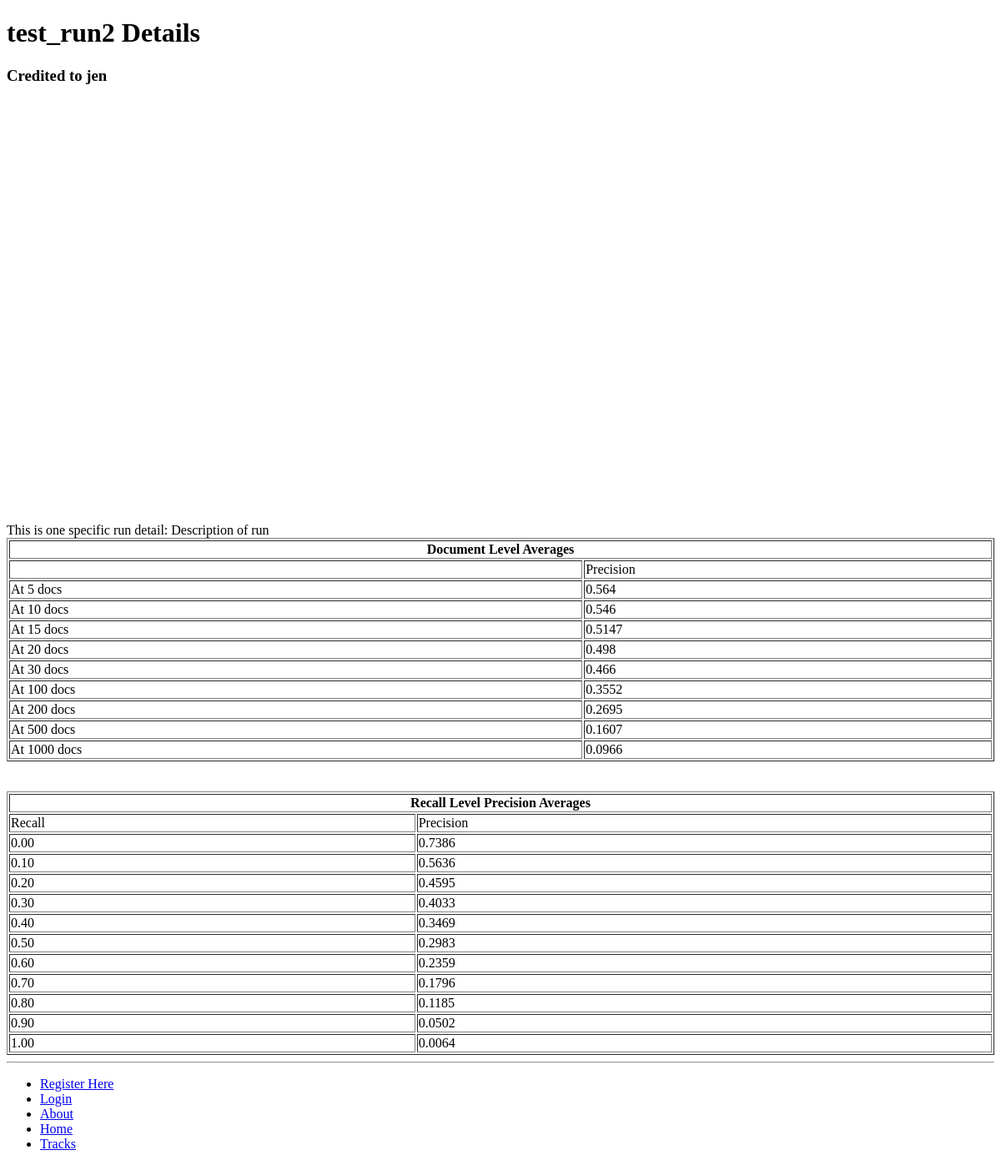
/trec/run_detail/test_run2-2/, run on an earlier commit of the app's database.
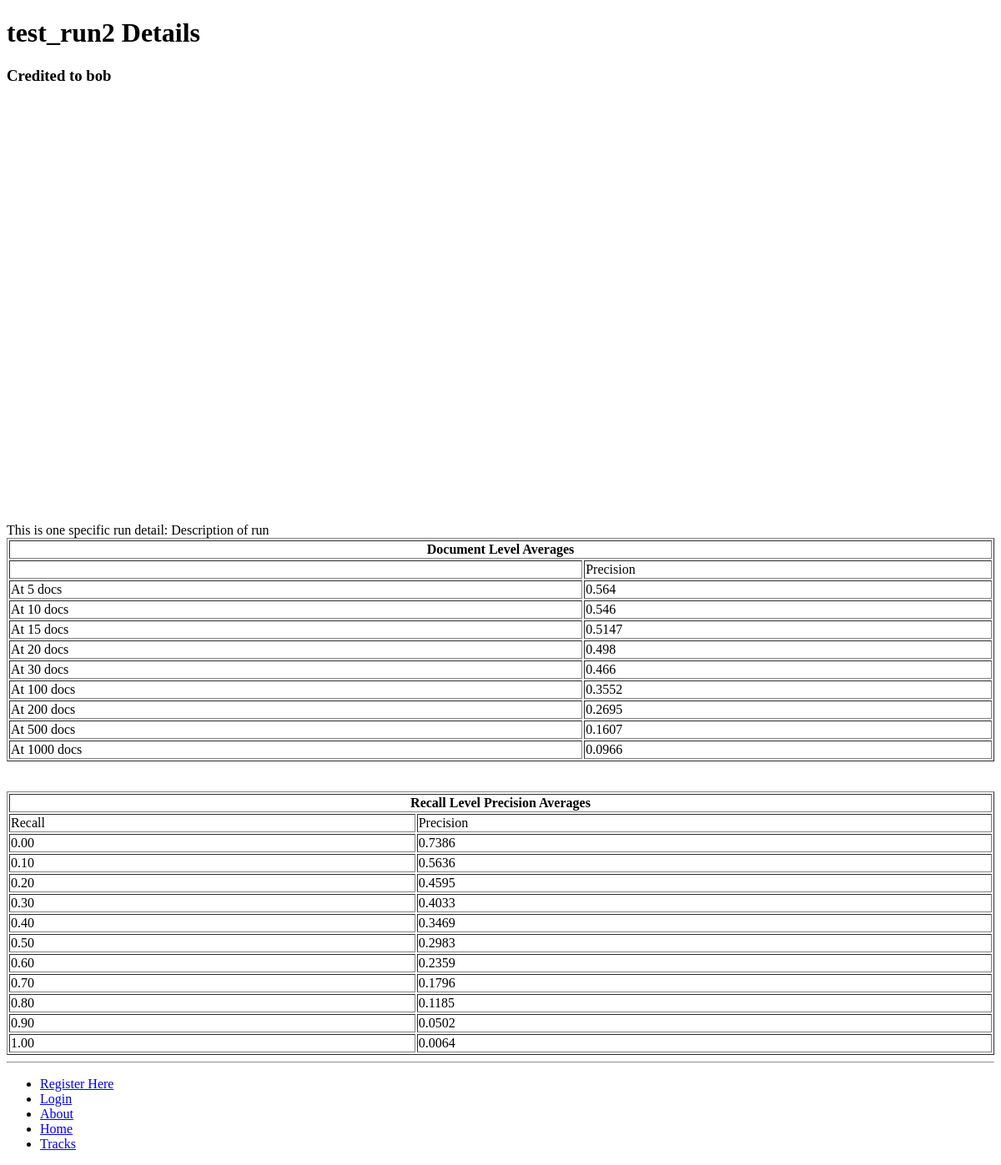
And on a later commit of the database.
### trec/models.py (models this page shows, shortened)
class Run(models.Model):
    researcher = models.ForeignKey(Researcher)
    task = models.ForeignKey(Task)
    name = models.CharField(max_length=128)
    description = models.TextField()
    result_file = models.FileField(upload_to='runs')
    run_id = models.TextField(unique=True)
    run_type = models.IntegerField(default=Run_type.AUTOMATIC)
    query_type = models.IntegerField(default=Query_type.TITLE)
    feedback_type = models.IntegerField(default=Feedback_type.NONE)
    map_val = models.FloatField(null=True, blank=True)
    p5 = models.FloatField(null=True, blank=True)
    p10 = models.FloatField(null=True, blank=True)
    p15 = models.FloatField(null=True, blank=True)
    p20 = models.FloatField(null=True, blank=True)
    p30 = models.FloatField(null=True, blank=True)
    p100 = models.FloatField(null=True, blank=True)
    p200 = models.FloatField(null=True, blank=True)
    p500 = models.FloatField(null=True, blank=True)
    p1000 = models.FloatField(null=True, blank=True)
    recall00 = models.FloatField(null=True, blank=True)
    recall01 = models.FloatField(null=True, blank=True)
    recall02 = models.FloatField(null=True, blank=True)
    recall03 = models.FloatField(null=True, blank=True)
    recall04 = models.FloatField(null=True, blank=True)
    recall05 = models.FloatField(null=True, blank=True)
    recall06 = models.FloatField(null=True, blank=True)
    recall07 = models.FloatField(null=True, blank=True)
    recall08 = models.FloatField(null=True, blank=True)
    recall09 = models.FloatField(null=True, blank=True)
    recall10 = models.FloatField(null=True, blank=True)
    slug = models.SlugField()

class Researcher(models.Model):
    user = models.OneToOneField(User, primary_key=True)
    profile_picture = models.ImageField(upload_to='profile_images', blank=True)
    website = models.URLField(blank=True)
    display_name = models.CharField(max_length=128)
    organisation = models.CharField(max_length=128)
    def __unicode__(self):
        return self.user.username

### trec/views.py (the view)
# urls.py: url(r'^run_detail/(?P<run_detail_slug>[\w\-]+)/$', views.run_detail, name='run_detail'),		# Run detail url for details of specific runs within a task
def run_detail(request, run_detail_slug):
  context_dict = {}
  try:
  	run = Run.objects.get(slug=run_detail_slug)
  	context_dict['run'] = run
  except Run.DoesNotExist:
  	pass
  return render(request, 'trec/run_detail.html', context_dict)

### templates/trec/run_detail.html (shortened to what this page needs)
{% extends 'trec/rd_graph_base.html' %}
{% load staticfiles %}
{% block body_block %}
<h1>{{ run.name }} Details</h1>
<h3>Credited to {{ run.researcher }}</h3>
<table class="columns">
    <tr>
        <td><div id="recall_chart_div" style="width: 500px; height: 500px"></div></td>
        <td><div id="pn_chart_div" style="width: 500px; height: 500px"></div></td>
    </tr>
</table>
This is one specific run detail: {{run.description}}
<table border="1" style="width:100%">
			<tr>
                <th COLSPAN=2>Document Level Averages</th>
            </tr>
         	<tr>
                <td></td>
                <td>Precision</td>
            </tr>
         	<tr>
		        <td>At 5 docs</td>
                <td>{{ run.p5}}</td>
            </tr>
         	<tr>
		        <td>At 10 docs</td>
                <td>{{ run.p10 }}</td>
            </tr>
         	<tr>
		        <td>At 15 docs</td>
                <td>{{ run.p15 }}</td>
            </tr>
         	<tr>
		        <td>At 20 docs</td>
                <td>{{ run.p20 }}</td>
            </tr>
         	<tr>
		        <td>At 30 docs</td>
                <td>{{ run.p30 }}</td>
            </tr>
         	<tr>
		        <td>At 100 docs</td>
                <td>{{ run.p100 }}</td>
            </tr>
            <tr>
		        <td>At 200 docs</td>
                <td>{{ run.p200 }}</td>
            </tr>
            <tr>
		        <td>At 500 docs</td>
                <td>{{ run.p500 }}</td>
            </tr>
            <tr>
		        <td>At 1000 docs</td>
                <td>{{ run.p1000 }}</td>
            </tr>
</table>
<table border="1" style="width:100%">
			<tr>
                <th COLSPAN=2>Recall Level Precision Averages</th>
            </tr>
         	<tr>
                <td>Recall</td>
                <td>Precision</td>
            </tr>
         	<tr>
		        <td>0.00</td>
                <td>{{ run.recall00}}</td>
            </tr>
         	<tr>
		        <td>0.10</td>
                <td>{{ run.recall01 }}</td>
            </tr>
         	<tr>
		        <td>0.20</td>
                <td>{{ run.recall02 }}</td>
            </tr>
         	<tr>
		        <td>0.30</td>
                <td>{{ run.recall03 }}</td>
            </tr>
         	<tr>
		        <td>0.40</td>
                <td>{{ run.recall04 }}</td>
            </tr>
         	<tr>
		        <td>0.50</td>
                <td>{{ run.recall05 }}</td>
            </tr>
            <tr>
		        <td>0.60</td>
                <td>{{ run.recall06 }}</td>
            </tr>
            <tr>
		        <td>0.70</td>
                <td>{{ run.recall07 }}</td>
            </tr>
            <tr>
		        <td>0.80</td>
                <td>{{ run.recall08 }}</td>
            </tr>
            <tr>
		        <td>0.90</td>
                <td>{{ run.recall09 }}</td>
            </tr>
            <tr>
		        <td>1.00</td>
                <td>{{ run.recall10 }}</td>
            </tr>
</table>
{% endblock %}

What changed in the data, as far as the page shows it:
changed Run "test_run2": researcher "jen" → "bob"
